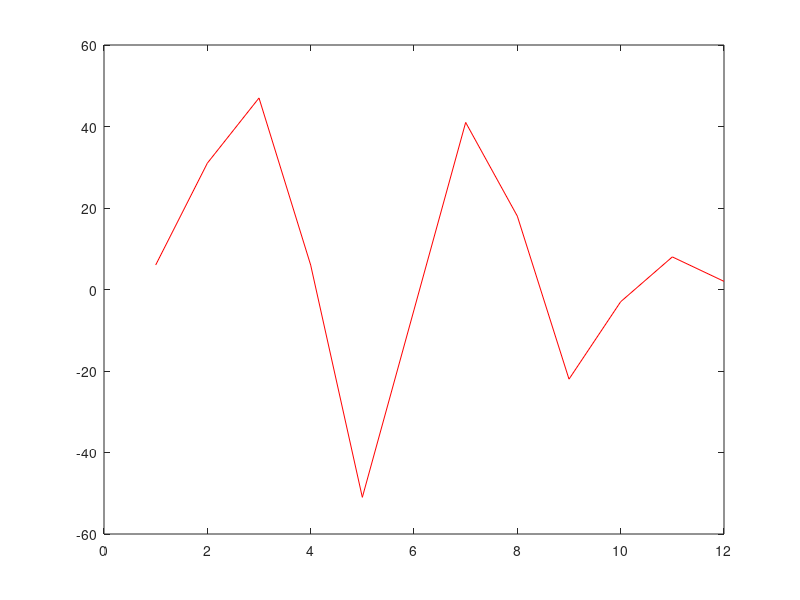

Write MATLAB code to recreate this figure. (Note: this script raises an error after producing the figure.)
x = [3,11,7,0,-1,4,2];
h = [2,3,0,-5,2,1];

y = conv(x,h);
plot(y,'r')
hold on

nx = [-3:3];
ny = [-1:4];
[y,ny] = conv_m(x,nx,h,ny);
plot(ny,y)

